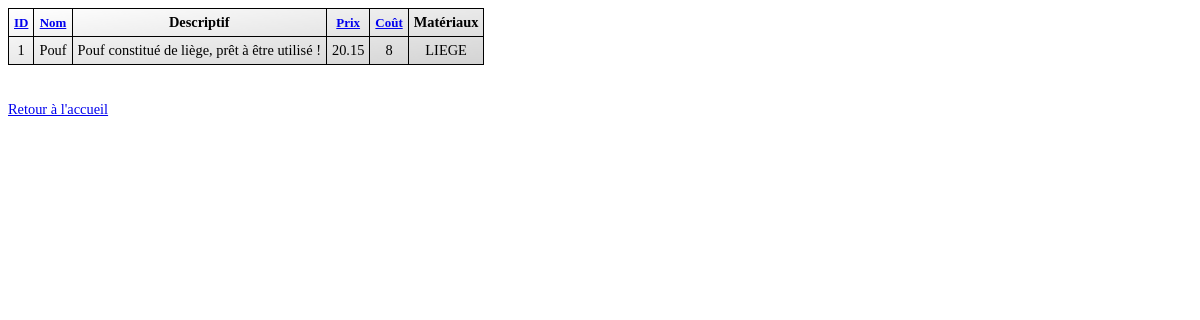
The app's page /list/list_produits.php with its own data.
### tables this page shows
CREATE TABLE `produit` (
  `id_produit` int(11) NOT NULL,
  `nom` varchar(255) NOT NULL,
  `descriptif` varchar(255) DEFAULT NULL,
  `prix` float NOT NULL,
  `cout` float DEFAULT NULL,
  `materiaux` varchar(255) DEFAULT NULL
);

### list/list_produits.php (the view, shortened to what this page needs)
<head>
  <link rel="stylesheet" href="/echomer/style.css" type="text/css">
</head>
<body class="body">
<?php
$servername = "localhost";
$username = "root";
$password = "";
$databasename = "echomer";
$mysqli = new mysqli($servername, $username, $password, $databasename);
$sql = "SELECT * FROM PRODUIT ORDER BY id_produit";
$result = $mysqli->query($sql);
if ($result->num_rows > 0) {
    echo '<table>';
    echo'<thead>';
    echo'<tr>';
    echo'<th><a href="#" onclick="sortTable(this,0); return false;">ID</a></th>';
    echo'<th><a href="#" onclick="sortTable(this,1); return false;">Nom</a></th>';
    echo'<th>Descriptif</th>';
    echo'<th><a href="#" onclick="sortTable(this,3); return false;">Prix</a></th>';
    echo'<th><a href="#" onclick="sortTable(this,4); return false;">Coût</a></th>';
    echo'<th>Matériaux</th>';
    echo '</tr>';
    echo'</thead>';
    while($row = $result->fetch_assoc()) {
        echo '<tr>';
        echo '<td>' . $row["id_produit"] . '</td>';
        echo '<td>' . $row["nom"] . '</td>';
        echo '<td>' . $row["descriptif"] . '</td>';
        echo '<td>' . $row["prix"] . '</td>';
        echo '<td>' . $row["cout"] . '</td>';
        echo '<td>' . $row["materiaux"] . '</td>';
        echo '</tr>';
    }
    echo '</table>';
} else {
    echo "0 results";
}
?>
<br/>
<br/>
<a href="/echomer">Retour à l'accueil</a>
</body>

### style.css (style rules this page uses)
table { font-family: Verdana; font-size: 0.9em; border-collapse: collapse; background: red; background: -webkit-linear-gradient(left top, white, lightgray); background: -o-linear-gradient(bottom right, white, lightgray); background: -moz-linear-gradient(bottom right, white, lightgray); background: linear-gradient(to bottom right, white, lightgray); }
td, th { border: 1px solid black; padding: 5px; text-align: center; }
.body { background: -moz-linear-gradient(bottom right, white, lightgray); }
a { font-family: Verdana; font-size: 0.9em; }

### records on screen
produit: id_produit "1", nom "Pouf", descriptif "Pouf constitué de liège, prêt à être utilisé !", prix "20.15", cout "8", materiaux "LIEGE"
